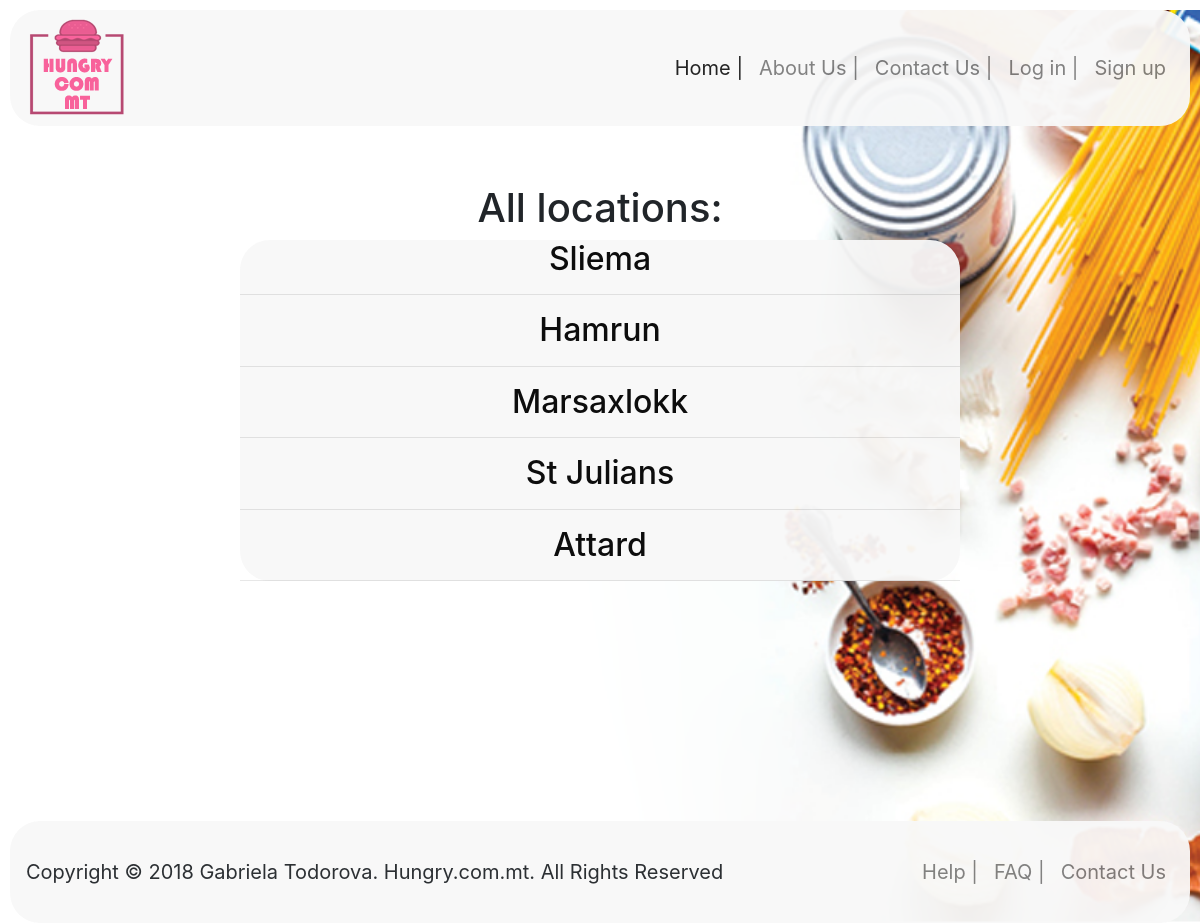
/allLocations.php, run on the app's committed database.
### tables this page shows
CREATE TABLE `locality` (
  `localityId` int(11) NOT NULL,
  `localityName` varchar(150) NOT NULL,
  `localityPostCode` varchar(20) DEFAULT NULL
);

### allLocations.php (the view, shortened to what this page needs)
<!DOCTYPE html>
<html>
    <head>
        <link rel="stylesheet" href="styles.css" >
        <link rel="stylesheet" href="https://stackpath.bootstrapcdn.com/bootstrap/4.1.1/css/bootstrap.min.css">
    </head>
    <body>
        <div id="container">
            <header>
                <nav class="navbar navbar-expand-lg navbar-light ">
                  <div class="collapse navbar-collapse" id="navbarNav">
                    <img src="images/smalllogo.png" id="logo">
                    <ul class="navbar-nav ml-auto">
                      <li class="nav-item active">
                        <a class="nav-link" href="index.php">Home | </a>
                      </li>
                      <li class="nav-item">
                        <a class="nav-link" href="aboutus.php">About Us |</a>
                      </li>
                      <li class="nav-item">
                        <a class="nav-link" href="contactus.php">Contact Us |</a>
                      </li>
                      <?php
                            if (isset($_SESSION['username']) && (isset($_SESSION['password']))) {
                                echo "<li class='nav-item'>
                        <a class='nav-link' href='basket.php'> Your Basket | </a>
                      </li>
                      <li class='nav-item'>
                        <a class='nav-link' href='logout.php'> Log out  </a>
                      </li>";
                            }
                        else {
                            echo "<li class='nav-item'>
                        <a class='nav-link' href='login.php'>Log in | </a>
                      </li>
                      <li class='nav-item'>
                        <a class='nav-link' href='signup.php'>Sign up  </a>
                      </li>";
                        }
                        ?>
                    </ul>
                  </div>
                </nav>
            </header>
            <br><br>
            <h1><center>All locations: </center></h1>
            <div id="main">
               <?php
                $conn = mysqli_connect('localhost', 'root','','hungry', '3306') or die('Cannot connect to DB');
                $query = "select localityName from locality ";
                $result = mysqli_query($conn, $query);
                while($row = mysqli_fetch_assoc($result)) {
                 if ($row['localityName'] == 'Hamrun') {
                    echo "<h2><center><a href='#'><font color='black'>$row[localityName]</font><a></center></h2> <hr/>";}
                  if ($row['localityName'] == 'Attard') {
                    echo "<h2><center><a href='#'><font color='black'>$row[localityName]</font><a></center></h2> <hr/>";}
                   if ($row['localityName'] == 'Sliema') {
                    echo "<h2><center><a href='#'><font color='black'>$row[localityName]</font><a></center></h2> <hr/>";}
                  if ($row['localityName'] == 'St Julians') {
                    echo "<h2><center><a href='#'><font color='black'>$row[localityName]</font><a></center></h2> <hr/>";
                    } else
                     if ($row['localityName'] == 'Marsaxlokk') {
                    echo "<h2><center><a href='#'><font color='black'>$row[localityName]</font><a></center></h2> <hr/>";}
                }
                ?>
            </div>
            <div class="push"></div>
            <footer>
                <nav class="navbar navbar-expand-lg navbar-light ">
                  <div class="collapse navbar-collapse" id="navbarNav">
                   Copyright &copy; 2018 Gabriela Todorova. Hungry.com.mt. All Rights Reserved
                    <ul class="navbar-nav ml-auto">
                      <li class="nav-item">
                        <a class="nav-link" href="help.php">Help | </a>
                      </li>
                      <li class="nav-item">
                        <a class="nav-link" href="faq.php"> FAQ |</a>
                      </li>
                      <li class="nav-item">
                        <a class="nav-link" href="contactus.php">Contact Us </a>
                      </li>
                    </ul>
                  </div>
                </nav>
            </footer>
        </div>
    </body>
</html>

### styles.css (style rules this page uses)
#logo { float:left; }
nav { font-size: 20px; }
footer, .push { padding-top: 20px; padding-bottom: 20px; margin: 100px; }
header, footer, #main, h5 { background-color: #F8F8F8; opacity: 0.95; border-radius: 30px; margin: 10px; }
#container { background-image: url("images/one.png"); min-height: 800px; background-attachment: fixed; background-position: center; background-repeat: no-repeat; background-size: cover; margin-bottom: -100px; }
#main { width: 60%; margin:auto; }

### data on the page
locality: localityName "Sliema"
locality: localityName "Hamrun"
locality: localityName "Marsaxlokk"
locality: localityName "St Julians"
locality: localityName "Attard"
